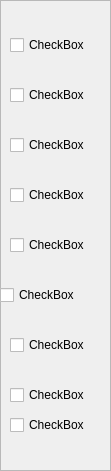
   <widget class="QFrame" name="frame_4">
    <property name="geometry">
     <rect>
      <x>1040</x>
      <y>10</y>
      <width>111</width>
      <height>471</height>
     </rect>
    </property>
    <property name="frameShape">
     <enum>QFrame::StyledPanel</enum>
    </property>
    <property name="frameShadow">
     <enum>QFrame::Raised</enum>
    </property>
    <widget class="QCheckBox" name="cb_ingredientes">
     <property name="geometry">
      <rect>
       <x>10</x>
       <y>20</y>
       <width>150</width>
       <height>50</height>
      </rect>
     </property>
     <property name="text">
      <string>CheckBox</string>
     </property>
    </widget>
    <widget class="QCheckBox" name="cb_ingredientes_2">
     <property name="geometry">
      <rect>
       <x>10</x>
       <y>70</y>
       <width>150</width>
       <height>50</height>
      </rect>
     </property>
     <property name="text">
      <string>CheckBox</string>
     </property>
    </widget>
    <widget class="QCheckBox" name="cb_ingredientes_3">
     <property name="geometry">
      <rect>
       <x>10</x>
       <y>120</y>
       <width>150</width>
       <height>50</height>
      </rect>
     </property>
     <property name="text">
      <string>CheckBox</string>
     </property>
    </widget>
    <widget class="QCheckBox" name="cb_ingredientes_4">
     <property name="geometry">
      <rect>
       <x>10</x>
       <y>170</y>
       <width>150</width>
       <height>50</height>
      </rect>
     </property>
     <property name="text">
      <string>CheckBox</string>
     </property>
    </widget>
    <widget class="QCheckBox" name="cb_ingredientes_5">
     <property name="geometry">
      <rect>
       <x>10</x>
       <y>220</y>
       <width>150</width>
       <height>50</height>
      </rect>
     </property>
     <property name="text">
      <string>CheckBox</string>
     </property>
    </widget>
    <widget class="QCheckBox" name="cb_ingredientes_6">
     <property name="geometry">
      <rect>
       <x>0</x>
       <y>270</y>
       <width>150</width>
       <height>50</height>
      </rect>
     </property>
     <property name="text">
      <string>CheckBox</string>
     </property>
    </widget>
    <widget class="QCheckBox" name="cb_ingredientes_7">
     <property name="geometry">
      <rect>
       <x>10</x>
       <y>320</y>
       <width>150</width>
       <height>50</height>
      </rect>
     </property>
     <property name="text">
      <string>CheckBox</string>
     </property>
    </widget>
    <widget class="QCheckBox" name="cb_ingredientes_8">
     <property name="geometry">
      <rect>
       <x>10</x>
       <y>370</y>
       <width>150</width>
       <height>50</height>
      </rect>
     </property>
     <property name="text">
      <string>CheckBox</string>
     </property>
    </widget>
    <widget class="QCheckBox" name="cb_ingredientes_9">
     <property name="geometry">
      <rect>
       <x>10</x>
       <y>400</y>
       <width>150</width>
       <height>50</height>
      </rect>
     </property>
     <property name="text">
      <string>CheckBox</string>
     </property>
    </widget>
    <widget class="QCheckBox" name="cb_ingredientes_10">
     <property name="geometry">
      <rect>
       <x>10</x>
       <y>470</y>
       <width>150</width>
       <height>50</height>
      </rect>
     </property>
     <property name="text">
      <string>CheckBox</string>
     </property>
    </widget>
    <widget class="QCheckBox" name="cb_ingredientes_11">
     <property name="geometry">
      <rect>
       <x>10</x>
       <y>520</y>
       <width>150</width>
       <height>50</height>
      </rect>
     </property>
     <property name="text">
      <string>CheckBox</string>
     </property>
    </widget>
    <widget class="QCheckBox" name="cb_ingredientes_12">
     <property name="geometry">
      <rect>
       <x>10</x>
       <y>570</y>
       <width>150</width>
       <height>50</height>
      </rect>
     </property>
     <property name="text">
      <string>CheckBox</string>
     </property>
    </widget>
   </widget>
